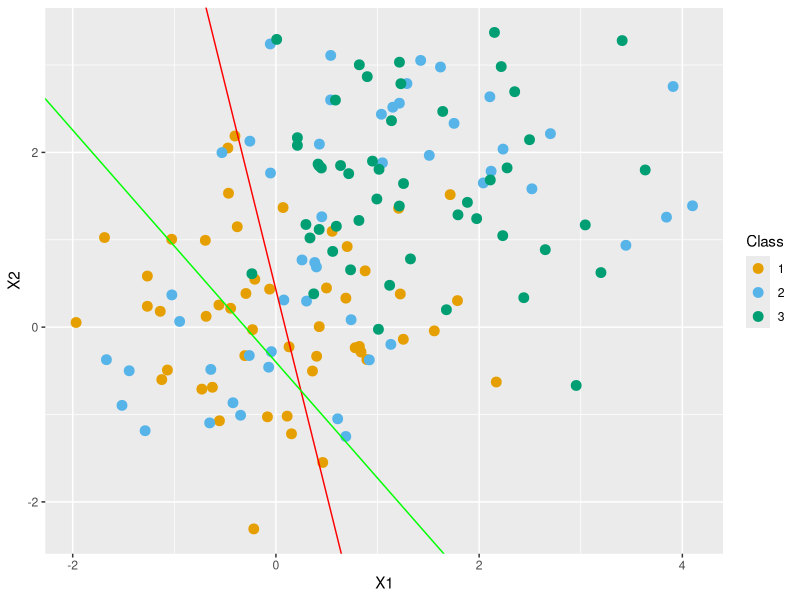

This figure's R source:
# (a) Construct the data set for a 3-class classification as follows. Generate
# (X1,X2, . . . ,X50) ∈ R2 such that they are i.i.d. ∼ N([0, 0], I2). Label
# them all in bin 1. Generate (X51,X52, . . . ,X100) ∈ R2 such that
# they are i.i.d. ∼ N([2, 0], I2). Label them all in bin 2. Generate
# (X101,X102, . . . ,X150) ∈ R2 such that they are i.i.d. ∼ N([1,√3], I2).
# Label them all in bin 3. Plot the generated features in the form of
# a scatterplot. Represent the features having different labels with
# different colors.


# (b) Compute the classifier using linear classifier with indicator matrices.
# Plot the classifying lines along with the scatter plot of the generated
# features.



library(ggplot2)

# Set seed for reproducibility
set.seed(123)

# Generate data for 3-class classification
X1 <- matrix(rnorm(100), ncol = 2)
X2 <- matrix(rnorm(100, mean = c(2, 0)), ncol = 2)
X3 <- matrix(rnorm(100, mean = c(1, sqrt(3))), ncol = 2)
X <- rbind(X1, X2, X3)
Y <- rep(1:3, each = 50)

# Compute linear classifier using indicator matrices
G <- matrix(0, nrow = 150, ncol = 3)
for (i in 1:3) {
  G[Y == i, i] <- 1
}
beta <- solve(t(X) %*% X) %*% t(X) %*% G

# Create data frame for plotting
df <- data.frame(X, Y = factor(Y))
df$Y <- as.factor(df$Y)

# Plot scatter plot and classifying lines
ggplot(df, aes(x = X1, y = X2, color = Y)) +
  geom_point(size = 3) +
  geom_abline(intercept = -beta[1,1]/beta[2,1], slope = -beta[1,3]/beta[2,1], color = "red") +
  geom_abline(intercept = -beta[1,2]/beta[2,2], slope = -beta[2,3]/beta[2,2], color = "green") +
  labs(x = "X1", y = "X2", color = "Class") +
  scale_color_manual(values = c("#E69F00", "#56B4E9", "#009E73"))

